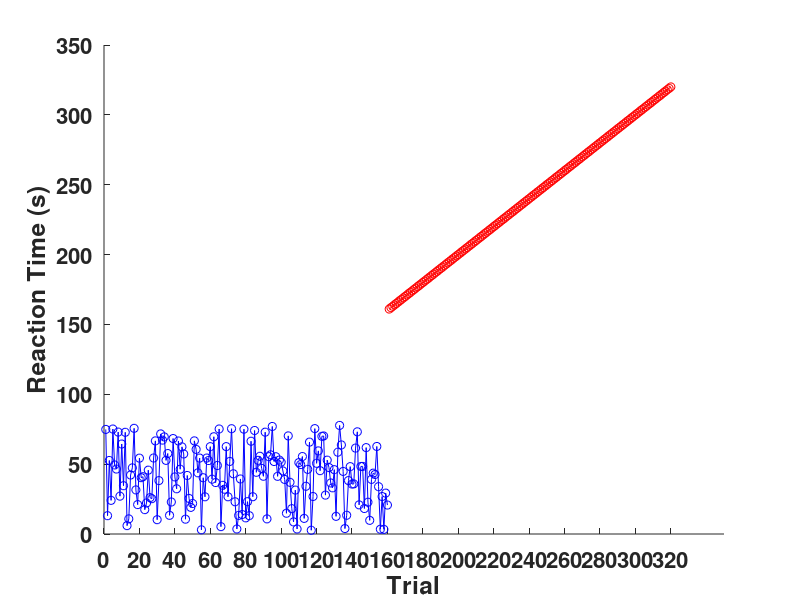

This figure's MATLAB source:
f1=figure(1);
clf();
hold on;
x=1:320;
% lets say the condition is now a flag containing either 1 or 0, I assume
% it's more complex in your case, but for simplicity's sake lets keep it
% like that: 1=random, 0=sequenced
SRTT.Sequence = [ones(160,1); zeros(160,1)];
SRTT.RT = [rand(1, 160) * 80, 161:320]';
% create masks according to trial condition
randFlags = SRTT.Sequence == 1;
seqFlags = SRTT.Sequence == 0;
y=SRTT.RT(1:320);
plot(x(randFlags),y(randFlags),'-o', 'Color', 'b');
plot(x(seqFlags),y(seqFlags),'-o', 'Color', 'r');
ylabel('Reaction Time (s)');
xlabel('Trial');
set(gca, 'fontsize' , 16, 'fontweight', 'bold');
set(gca,'XTick',(0:20:320));